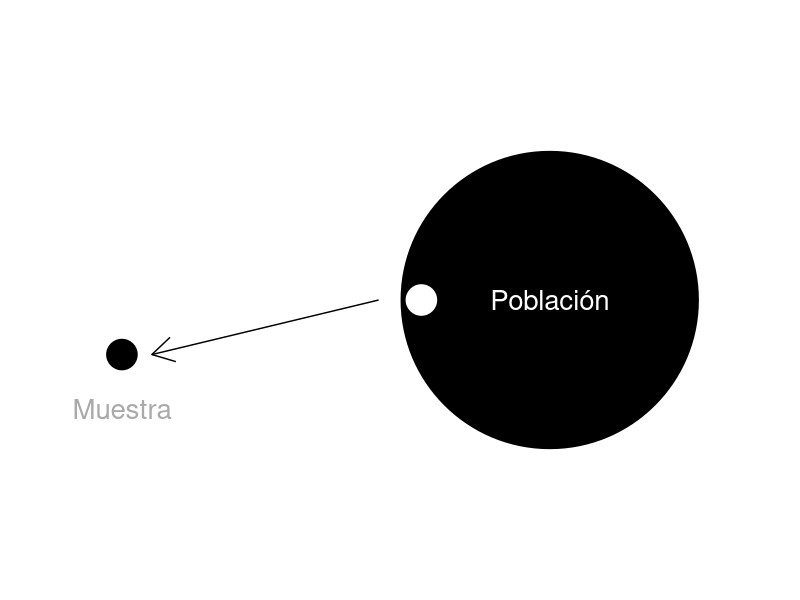

Source code (R): (Note: this script raises an error after producing the figure.)
## ---- chunk 1
library(tidyverse)
## ---- chunk 2
p <-ggplot()

p <- p+
  geom_point(aes(x,y), data=data.frame(x=5,y=0),size=100)
p <- p+
  geom_point(aes(x,y), data=data.frame(x=-5,y=-2),size=10)
p <- p +
  geom_point(aes(x,y), data=data.frame(x=2,y=0),size=10, color='white')
p <- p + annotate("text",x=5, y=0, label="Población",  color = "White", cex=7)
p <- p + annotate("text",x=-5, y=-4, label="Muestra",  color = "darkgray", cex=7)
p <- p + annotate("segment",x=1,xend=-4.3, y=0,yend=-2, arrow=arrow())
p <- p+xlim(-7,10)+ylim(-10,10)
p +theme_void()
## ---- chunk 3
## 
myData <- data.frame(
  classA = c(15, 12, 11, 18, 15, 15,9, 19, 14, 13, 11, 12, 18, 15, 16, 14, 16,17, 15, 17, 13, 14, 13, 15, 17, 19, 17, 18, 16, 14),
  classB = c(11, 16, 14, 18,6,8,9, 14, 12, 12, 10, 15, 12,9, 13, 16, 17, 12,8,7, 15,5, 14, 13, 13, 12, 11, 13, 11, 7)
)
saveRDS(myData,file = here::here("data","comparative_two_courses.RDS"))
## ---- chunk 4
.format_dataframe_as_def_list(chapter=1)
